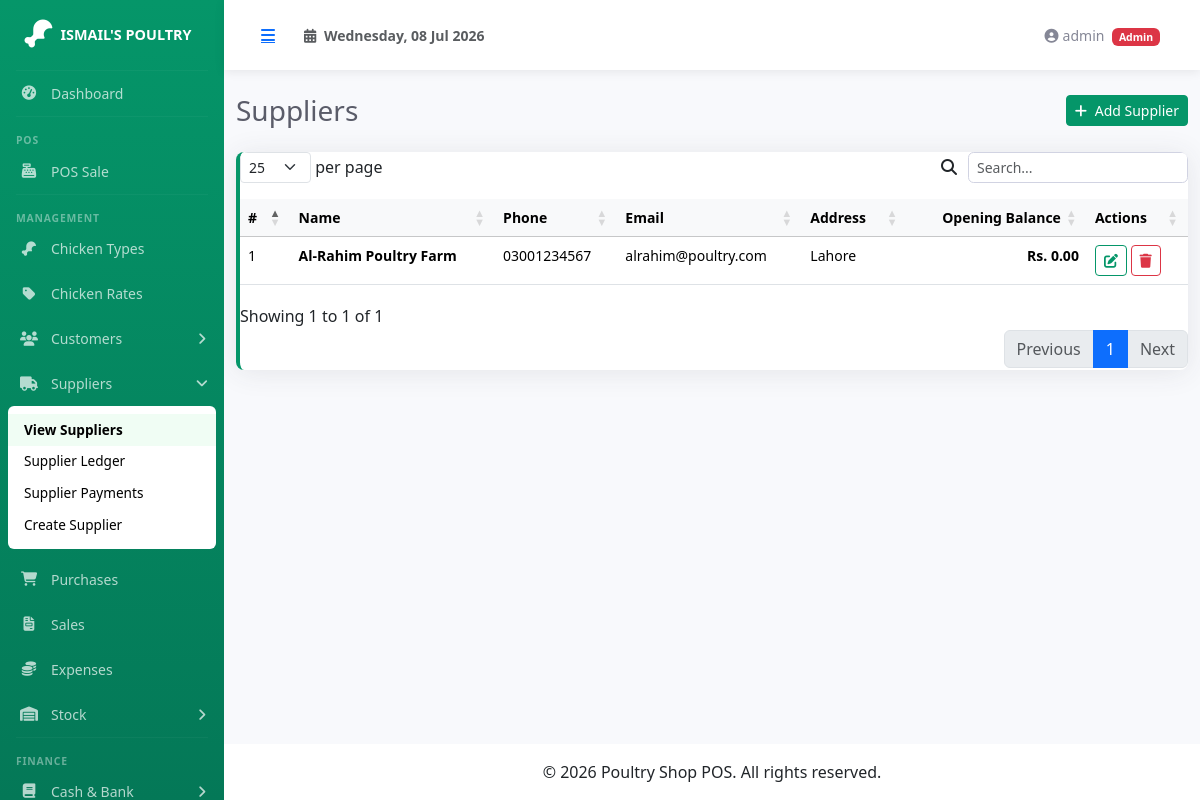
The app's page /pages/suppliers/index.php (signed in) with its own data.
### tables this page shows
CREATE TABLE IF NOT EXISTS suppliers (
  id              INT             AUTO_INCREMENT PRIMARY KEY,
  name            VARCHAR(100)    NOT NULL,
  phone           VARCHAR(20)     DEFAULT NULL,
  email           VARCHAR(100)    DEFAULT NULL,
  address         TEXT            DEFAULT NULL,
  opening_balance DECIMAL(12,2)   NOT NULL DEFAULT 0.00,
  created_at      TIMESTAMP       DEFAULT CURRENT_TIMESTAMP
);

### includes/functions.php (called while the page is built, shortened)
<?php
function money($amount): string {
    return number_format((float)$amount, 2);
}

### pages/suppliers/index.php (the view, shortened to what this page needs)
<?php
require_once __DIR__ . '/../../includes/functions.php';
$pdo = getDB();
$suppliers = $pdo->query("SELECT * FROM suppliers ORDER BY name")->fetchAll();
require_once __DIR__ . '/../../includes/header.php';
?>
<div class="d-sm-flex align-items-center justify-content-between mb-4">
    <h1 class="h3 mb-0 text-gray-800">Suppliers</h1>
    <a href="<?= BASE_URL ?>/pages/suppliers/create.php" class="btn btn-primary btn-sm">
        <i class="fas fa-plus me-1"></i> Add Supplier
    </a>
</div>
<div class="card border-start-primary">
    <div class="card-body p-0">
        <div class="table-responsive">
            <table class="table datatable table-hover mb-0 small">
                <thead class="table-light">
                    <tr>
                        <th>#</th>
                        <th>Name</th>
                        <th>Phone</th>
                        <th>Email</th>
                        <th>Address</th>
                        <th class="text-end">Opening Balance</th>
                        <th>Actions</th>
                    </tr>
                </thead>
                <tbody>
                    <?php foreach ($suppliers as $s): ?>
                    <tr>
                        <td><?= $s['id'] ?></td>
                        <td class="fw-bold"><?= htmlspecialchars($s['name']) ?></td>
                        <td><?= htmlspecialchars($s['phone'] ?? '-') ?></td>
                        <td><?= htmlspecialchars($s['email'] ?? '-') ?></td>
                        <td><?= htmlspecialchars($s['address'] ?? '-') ?></td>
                        <td class="text-end fw-bold">Rs. <?= money($s['opening_balance'] ?? 0) ?></td>
                        <td>
                            <button class="btn btn-sm btn-outline-primary edit-btn"
                                data-id="<?= $s['id'] ?>"
                                data-name="<?= htmlspecialchars($s['name'], ENT_QUOTES) ?>"
                                data-phone="<?= htmlspecialchars($s['phone'] ?? '', ENT_QUOTES) ?>"
                                data-email="<?= htmlspecialchars($s['email'] ?? '', ENT_QUOTES) ?>"
                                data-address="<?= htmlspecialchars(str_replace(["\r","\n"],' ', $s['address'] ?? ''), ENT_QUOTES) ?>"
                                data-opening="<?= $s['opening_balance'] ?? 0 ?>"
                                data-bs-toggle="modal" data-bs-target="#editModal">
                                <i class="fas fa-edit"></i>
                            </button>
                            <a href="?delete=<?= $s['id'] ?>" class="btn btn-sm btn-outline-danger btn-delete">
                                <i class="fas fa-trash"></i>
                            </a>
                        </td>
                    </tr>
                    <?php endforeach; ?>
                </tbody>
            </table>
        </div>
    </div>
</div>
<?php require_once __DIR__ . '/../../includes/footer.php'; ?>

### assets/css/sb-admin-custom.css (style rules this page uses)
:root { --primary: #059669; --primary-dark: #047857; --primary-light: #10b981; --primary-50: #ecfdf5; --sidebar-width: 224px; }
* { margin: 0; padding: 0; box-sizing: border-box; }
body { background-color: #f8f9fc; font-family: 'Segoe UI', Tahoma, Geneva, Verdana, sans-serif; }
.card { border: none; border-radius: 0.5rem; box-shadow: 0 0.15rem 1.75rem 0 rgba(58, 59, 69, 0.1); }
.border-start-primary { border-left: 0.25rem solid var(--primary) !important; }
.text-gray-800 { color: #5a5c69 !important; }
.btn-primary { background-color: var(--primary); border-color: var(--primary); }
.btn-outline-primary { color: var(--primary); border-color: var(--primary); }
.table-responsive { border-radius: 0.5rem; }

### records on screen
suppliers: id "1", name "Al-Rahim Poultry Farm", phone "03001234567", email "alrahim@poultry.com", address "Lahore", opening_balance "0.00"

### other values on screen
$_SESSION['user_name'] "admin"
$_SESSION['user_role'] "Admin"
